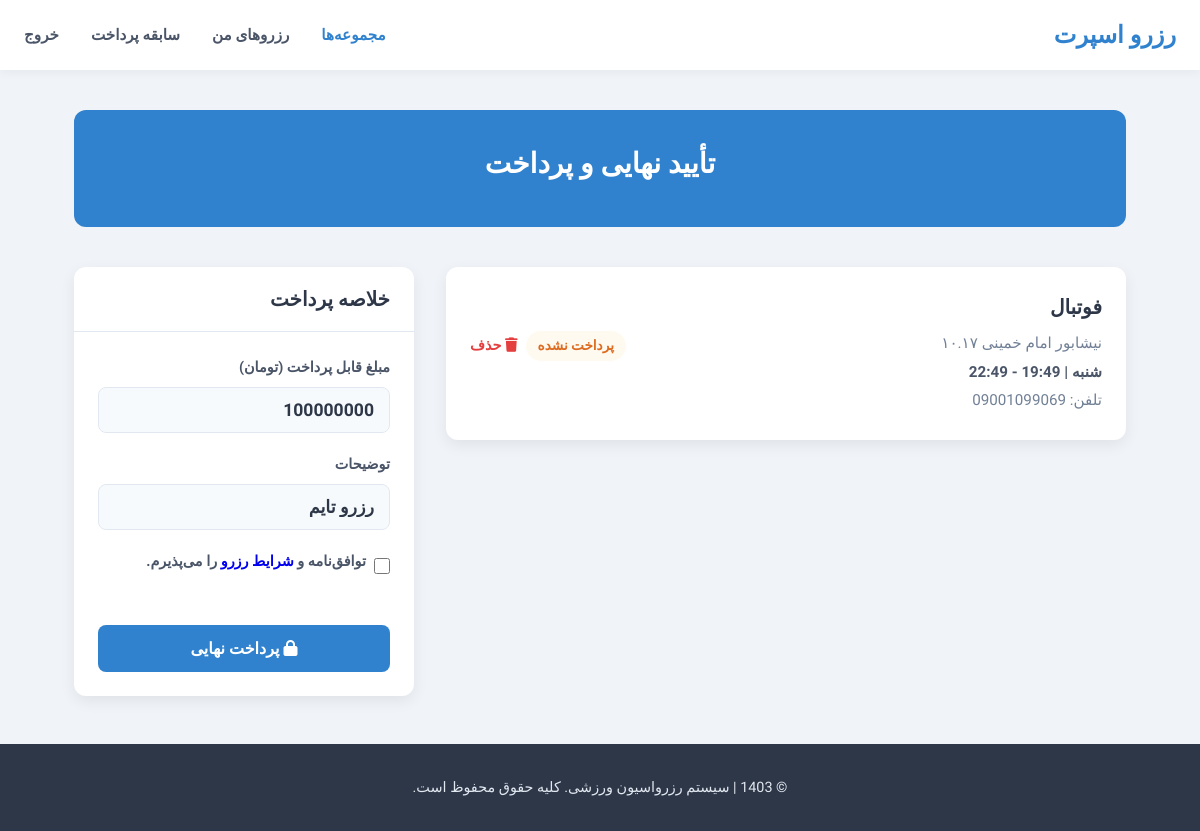
Before: /my-reservations/ (signed in) with the older database file.
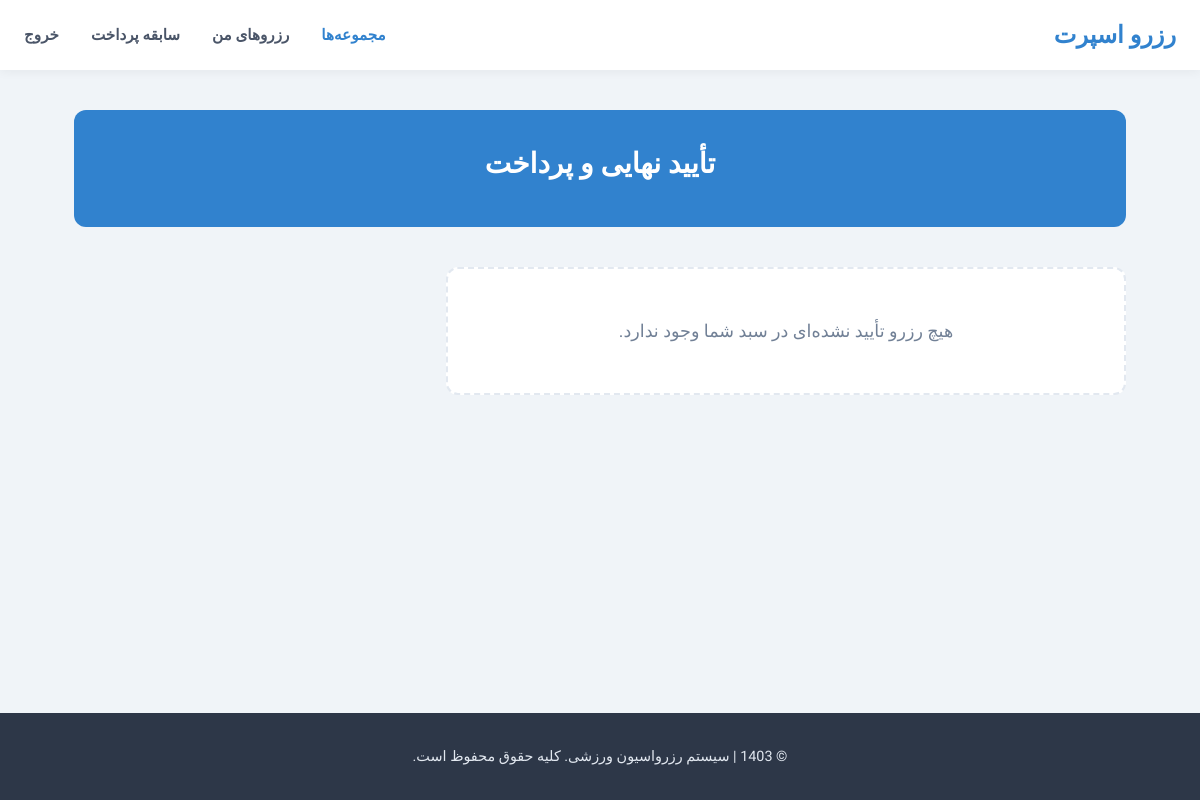
After: the same page with the newer database file.
### fit/models.py (models this page shows, shortened)
class Reservation(models.Model):
    time_slot = models.ForeignKey(TimeSlot, on_delete=models.CASCADE)
    gym = models.ForeignKey(Gym, on_delete=models.CASCADE)
    user = models.ForeignKey(MyUser, on_delete=models.CASCADE)
    is_pey = models.BooleanField(default=False, verbose_name="پرداخت")
    created_jalali = jmodels.jDateTimeField(auto_now_add=True, verbose_name="تاریخ و زمان ساخت")
    contract = models.BooleanField(default=False, verbose_name="وضعیت قرار داد")
    class Meta:
        verbose_name = "رزرو"
        verbose_name_plural = "رزروها"

class Gym(models.Model):
    name = models.CharField(max_length=150, blank=False, null=False, verbose_name="نام")
    slug = models.CharField(max_length=150, unique=True, blank=False, null=False, verbose_name="عنوان")
    address = models.CharField(max_length=150, verbose_name="آدرس")
    description = models.TextField(verbose_name="توضیحات")
    price = models.CharField(max_length=150, verbose_name="قیمت")
    created_jalali = jmodels.jDateTimeField(auto_now_add=True, verbose_name="زمان ساخت پست")
    contract_text = models.TextField(blank=False, null=False, verbose_name="متن قرار داد")
    class Meta:
        verbose_name = "ساختمان"
        verbose_name_plural = "ساختمان ها"

class TimeSlot(models.Model):
    DAYS_OF_WEEK = [
        (0, 'شنبه'),
        (1, 'یکشنبه'),
        (2, 'دوشنبه'),
        (3, 'سه شنبه'),
        (4, 'چهارشنبه'),
        (5, 'پنجشنبه'),
        (6, 'جمعه'),
    ]
    gym = models.ForeignKey(Gym, on_delete=models.CASCADE, related_name='timeslots')
    day_of_week = models.IntegerField(choices=DAYS_OF_WEEK, verbose_name="روز های هفته")
    start_time = models.TimeField(verbose_name="ساعت شروع")
    end_time = models.TimeField(verbose_name="ساعت پایان")
    is_available = models.BooleanField(default=True, verbose_name="وضعیت")
    date = jmodels.jDateField(verbose_name="تاریخ شمسی")
    class Meta:
        ordering = ['date', 'start_time']
        verbose_name = "تایم های رزرو"
        verbose_name_plural = "تایم رزرو"

class MyUser(AbstractBaseUser):
    phone = models.CharField(max_length=11, unique=True, verbose_name="شماره تلفن")
    verify_code = models.CharField(max_length=5, verbose_name="کد تایید")
    is_active = models.BooleanField(default=True)
    is_admin = models.BooleanField(default=False)
    objects = MyUserManager()
    USERNAME_FIELD = "phone"
    class Meta:
        verbose_name = "کاریر"
        verbose_name_plural = "کاربران"

### fit/views.py (the view)
# urls.py: path('my-reservations/', views.user_reservations, name='user_reservations'),
@login_required(login_url="/login/")
def user_reservations(request):
    global pricee
    pricee = 0
    reservations = Reservation.objects.filter(user=request.user,is_pey=False)
    if Reservation.objects.filter(user=request.user.id, is_pey=False, contract=False).exists():
        for reservation in reservations:
            pricee += int(reservation.gym.price)
    return render(request, 'reservations/user_reservations.html', {'reservations': reservations , 'price':pricee})

### fit/templates/reservations/user_reservations.html (shortened to what this page needs)
<!DOCTYPE html>
<html lang="fa" dir="rtl">
<head>
    <link rel="stylesheet" href="https://cdnjs.cloudflare.com/ajax/libs/font-awesome/6.5.1/css/all.min.css">
</head>
<body>
{% include 'header/header.html' %}
    <main>
        <div class="container">
            <div class="page-hero">
                <h1>تأیید نهایی و پرداخت</h1>
            </div>
            <div class="checkout-layout">
                <div class="reservation-items-list">
                    {% for reservations in reservations %}
                    <div class="reservation-item-card">
                        <div class="item-details">
                            <h3>{{ reservations.gym.name }}</h3>
                            <p>{{ reservations.gym.address }}</p>
                            <p class="time">
                                {{ reservations.time_slot.get_day_of_week_display }} |
                                {{ reservations.time_slot.start_time|time:"H:i" }} - {{ reservations.time_slot.end_time|time:"H:i" }}
                            </p>
                            <p>تلفن: {{ reservations.user.phone }}</p>
                        </div>
                        <div class="item-status-delete">
                            {% if reservations.is_pey == False %}
                                <span class="status-badge">پرداخت نشده</span>
                            {% endif %}
                            <a href="{% url 'fit:reservDelete' reservations.id %}" class="delete-link">
                                <i class="fas fa-trash"></i> حذف
                            </a>
                        </div>
                    </div>
                    {% empty %}
                    <div class="empty-state-card">
                        <p>هیچ رزرو تأیید نشده‌ای در سبد شما وجود ندارد.</p>
                    </div>
                    {% endfor %}
                </div>
                <div class="checkout-sidebar">
                    {% if price and price != 0 %}
                    <div class="sidebar-card">
                        <h3 class="sidebar-header">خلاصه پرداخت</h3>
                        <div class="sidebar-content">
                            <form action="{% url 'fit:request' %}" method="post">
                                <div class="form-group">
                                    <label for="amount">مبلغ قابل پرداخت (تومان)</label>
                                    <input type="text" id="amount" class="form-input" name="amount" value="{{ price }}" readonly>
                                </div>
                                <div class="form-group">
                                    <label for="description">توضیحات</label>
                                    <input type="text" id="description" class="form-input" name="description" value="رزرو تایم" readonly>
                                </div>
                                <div class="form-group checkbox-group">
                                    <input type="checkbox" name="contract" id="contract" value="True" required>
                                    <label for="contract">توافق‌نامه و <a href="#">شرایط رزرو</a> را می‌پذیرم.</label>
                                </div>
                                <button type="submit" class="submit-btn">
                                    <i class="fas fa-lock"></i> پرداخت نهایی
                                </button>
                            </form>
                        </div>
                    </div>
                    {% endif %}
                </div> </div> </div> </main>
    <footer class="main-footer">
        <div class="container">
            <p>© 1403 | سیستم رزرواسیون ورزشی. کلیه حقوق محفوظ است.</p>
        </div>
    </footer>
</body>
</html>

Changed rows visible on the page:
removed Reservation: gym.name "فوتبال", gym.address "نیشابور امام خمینی ۱۰.۱۷", time_slot.day_of_week "شنبه", time_slot.end_time "22:49", user.phone "09001099069", is_pey "پرداخت نشده"
Other visible differences:
form field amount: "100000000" → (not shown)
form field description: "رزرو تایم" → (not shown)
form field contract: "☐" → (not shown)
text no longer shown: "خلاصه پرداخت مبلغ قابل پرداخت (تومان) توضیحات توافق‌نامه و شرایط رزرو را می‌پذیرم. پرداخت نهایی"
text now shown: "هیچ رزرو تأیید نشده‌ای در سبد شما وجود ندارد."
